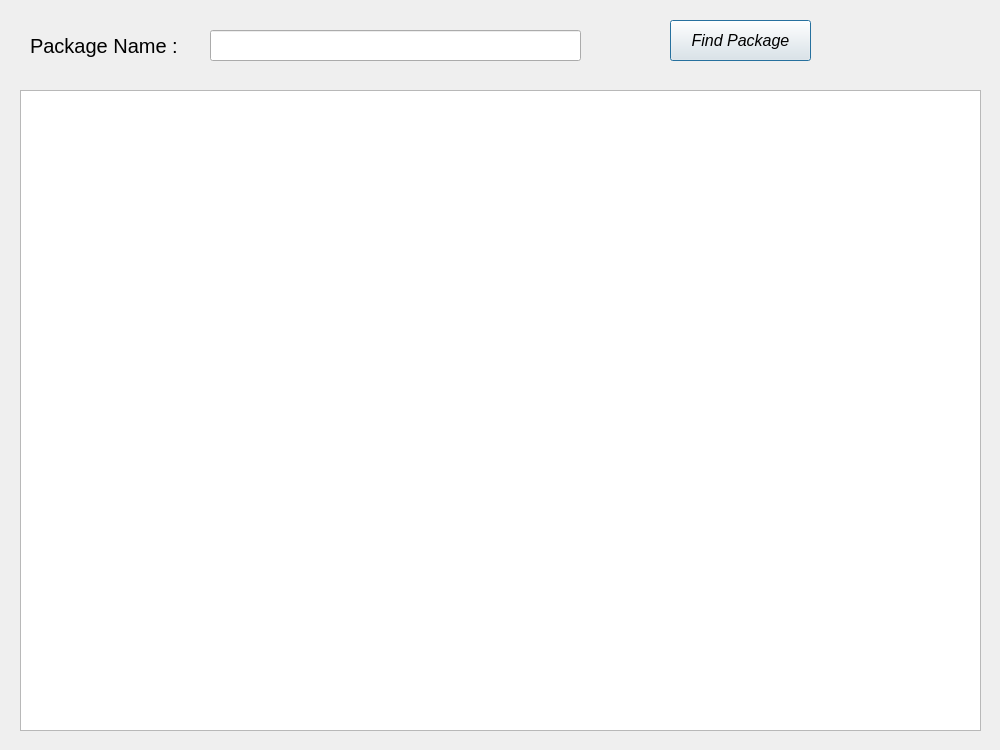
<?xml version="1.0" encoding="UTF-8"?>
<ui version="4.0">
 <class>FindPackage</class>
 <widget class="QDialog" name="FindPackage">
  <property name="geometry">
   <rect>
    <x>0</x>
    <y>0</y>
    <width>1000</width>
    <height>750</height>
   </rect>
  </property>
  <property name="minimumSize">
   <size>
    <width>1000</width>
    <height>750</height>
   </size>
  </property>
  <property name="maximumSize">
   <size>
    <width>1000</width>
    <height>750</height>
   </size>
  </property>
  <property name="font">
   <font>
    <italic>true</italic>
   </font>
  </property>
  <property name="windowTitle">
   <string>Find Package</string>
  </property>
  <property name="styleSheet">
   <string notr="true"/>
  </property>
  <widget class="QLabel" name="label">
   <property name="geometry">
    <rect>
     <x>30</x>
     <y>30</y>
     <width>151</width>
     <height>31</height>
    </rect>
   </property>
   <property name="font">
    <font>
     <pointsize>15</pointsize>
     <italic>false</italic>
     <bold>false</bold>
     <underline>false</underline>
     <strikeout>false</strikeout>
    </font>
   </property>
   <property name="text">
    <string>Package Name :</string>
   </property>
  </widget>
  <widget class="QLineEdit" name="txtPackageName">
   <property name="geometry">
    <rect>
     <x>210</x>
     <y>30</y>
     <width>371</width>
     <height>31</height>
    </rect>
   </property>
   <property name="font">
    <font>
     <pointsize>15</pointsize>
     <italic>false</italic>
    </font>
   </property>
  </widget>
  <widget class="QPushButton" name="btnFindPackage">
   <property name="geometry">
    <rect>
     <x>670</x>
     <y>20</y>
     <width>141</width>
     <height>41</height>
    </rect>
   </property>
   <property name="font">
    <font>
     <pointsize>12</pointsize>
     <italic>true</italic>
    </font>
   </property>
   <property name="text">
    <string>Find Package</string>
   </property>
  </widget>
  <widget class="QTableView" name="tableView">
   <property name="geometry">
    <rect>
     <x>20</x>
     <y>90</y>
     <width>961</width>
     <height>641</height>
    </rect>
   </property>
   <property name="font">
    <font>
     <pointsize>12</pointsize>
     <italic>false</italic>
    </font>
   </property>
   <property name="styleSheet">
    <string notr="true"/>
   </property>
  </widget>
 </widget>
 <resources/>
 <connections/>
</ui>
